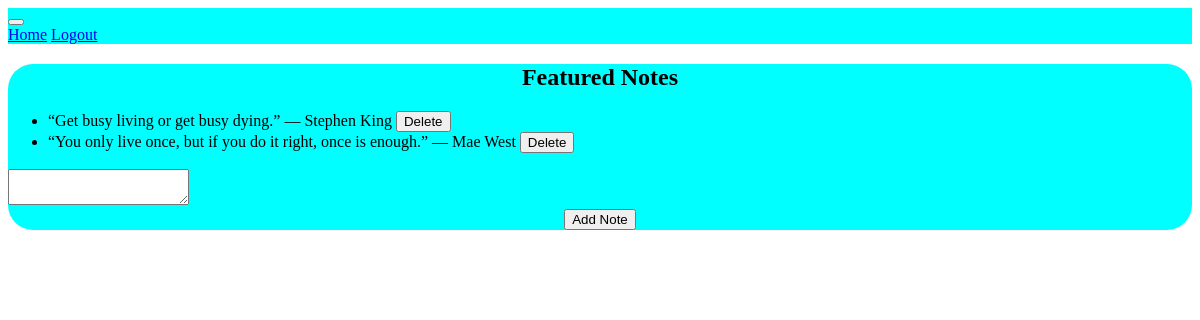
/ (signed in), run on an earlier commit of the app's database.
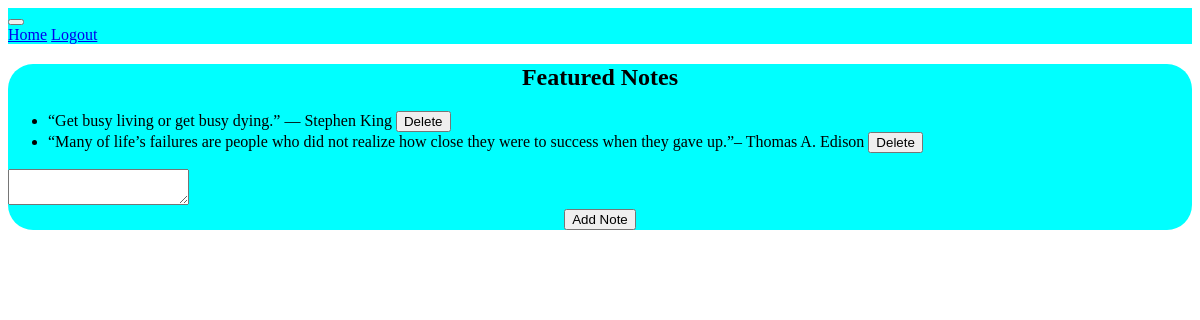
And on a later commit of the database.
### app/models.py (models this page shows)
class Note(db.Model):
    id = db.Column(db.Integer, primary_key=True)
    data = db.Column(db.String(10000))
    date = db.Column(db.DateTime(timezone=True), default=func.now())
    user_id = db.Column(db.Integer, db.ForeignKey('user.id'))

### app/views.py (the view, shortened to what this page needs)
@views.route('/', methods=['GET', 'POST'])
@login_required
def home():
    return render_template("home.html", user=current_user)

### app/__init__.py (called while the page is built)
def create_app():
    app = Flask(__name__)
    app.config['SECRET_KEY'] = '123456'
    app.config['SQLALCHEMY_DATABASE_URI'] = f'sqlite:///database.db'
    db.init_app(app)
    from .views import views
    from .auth import auth
    app.register_blueprint(views, url_prefix='/')
    app.register_blueprint(auth, url_prefix='/')
    from .models import User, Note
    create_database(app)
    login_manager = LoginManager()
    login_manager.login_view = 'auth.login'
    login_manager.init_app(app)
    @login_manager.user_loader
    def load_user(id):
        return User.query.get(int(id))
    return app

### app/templates/home.html (shortened to what this page needs)
{% extends "base.html" %}
{% block content%}
  <div class="container" style="background-color: aqua; border-radius: 25px; ">
      <h2 class="card-header" style="text-align: center;">Featured Notes</h2>
    <ul class="list-group list-group-flush" id="notes">
      {% for note in user.notes %}
      <li class="list-group-item">
        {{ note.data }}
        <button type="button" class="close" onClick="deleteNote({{ note.id }})">
          <span aria-hidden="true">Delete</span>
        </button>
      </li>
      {% endfor %}
    </ul>
    <form method="POST">
      <textarea name="note" id="note" class="form-control"></textarea>
      <br />
      <div align="center">
        <button type="submit" class="btn btn-primary">Add Note</button>
      </div>
    </form>
  </div>
  {% endblock %}

### app/templates/base.html (shortened to what this page needs)
<!DOCTYPE html>
<html>
  <head>
    <link rel="stylesheet" href="https://stackpath.bootstrapcdn.com/bootstrap/4.4.1/css/bootstrap.min.css"integrity="sha384-Vkoo8x4CGsO3+Hhxv8T/Q5PaXtkKtu6ug5TOeNV6gBiFeWPGFN9MuhOf23Q9Ifjh"crossorigin="anonymous"/>
    <link rel="stylesheet" href="https://stackpath.bootstrapcdn.com/font-awesome/4.7.0/css/font-awesome.min.css"/>
  </head>
  <body>
    <nav class="navbar navbar-expand-lg navbar-dark bg-dark" style="background-color: aqua;">
      <button class="navbar-toggler"type="button"data-toggle="collapse"data-target="#navbar">
      </button>
      <div class="collapse navbar-collapse" id="navbar" (style="background-color: rgb(97, 105, 105)5)5); color: white;")>
        <div class="navbar-nav">
          {% if user.is_authenticated %}
          <a class="nav-item nav-link" id="home" href="/">Home</a>
          <a class="nav-item nav-link" id="logout" href="/logout">Logout</a>
          {% else %}
          <a class="nav-item nav-link" id="login" href="/login">Login</a>
          <a class="nav-item nav-link" id="signUp" href="/sign-up">Sign Up</a>
          {% endif %}
        </div>
      </div>
    </nav>
    <div class="container">{% block content %} {% endblock %}</div>
  </body>
</html>

What changed in the data, as far as the page shows it:
removed Note: data "“You only live once, but if you do it right, once is enough.” — Mae West"
added Note: data "“Many of life’s failures are people who did not realize how close they were to success when they gave up.”– Thomas A. Edison"
